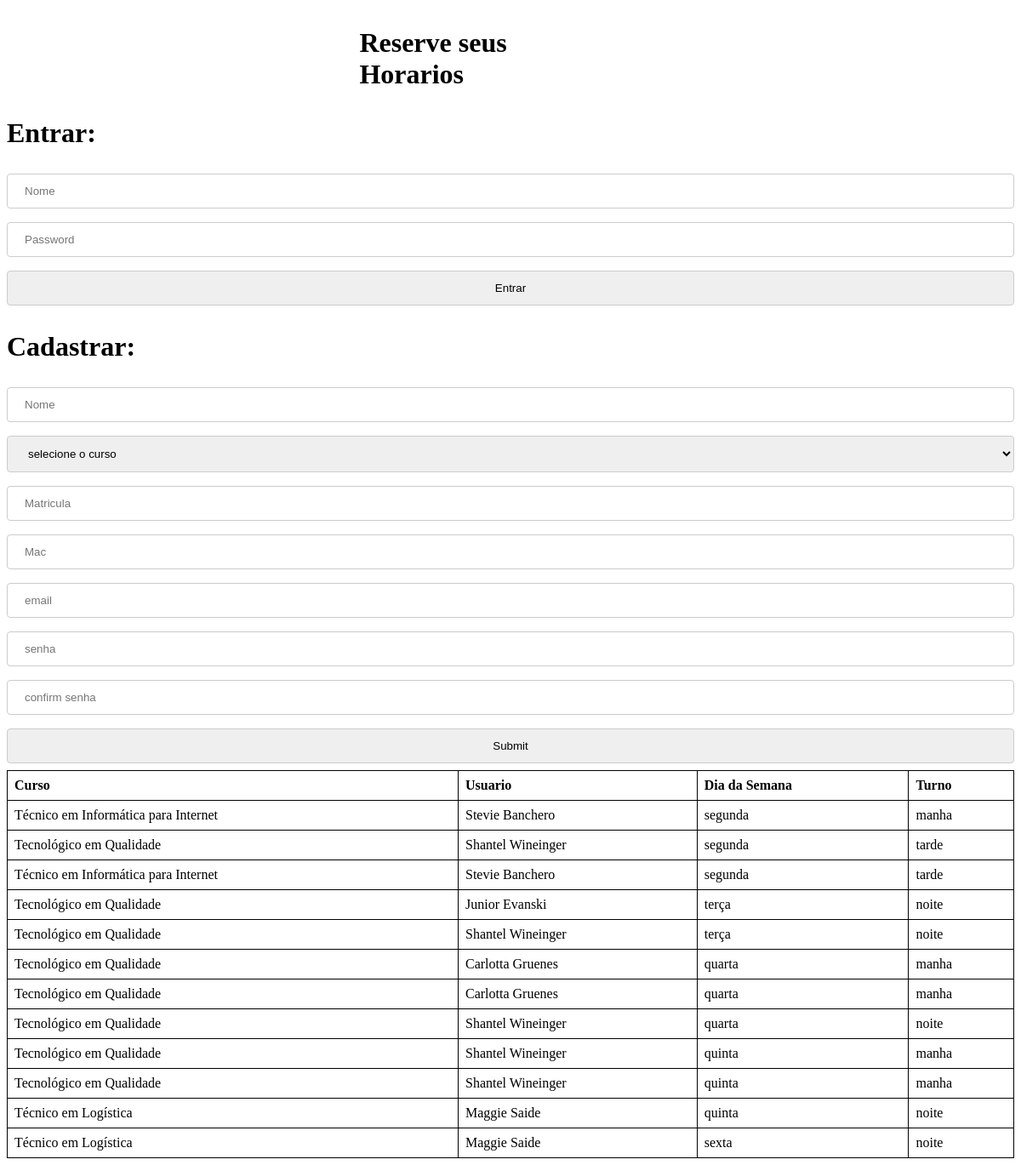
The page / on the database its author committed.
### tables this page shows
create table reservas (
    id integer primary key auto_increment,
    usuario_id integer not null,
    dia_da_semana integer not null,  
    turno_id integer not null,

    foreign key (usuario_id) references usuarios(id),
    foreign key (turno_id) references turnos(id)
);

create table cursos (
    id integer primary key auto_increment,
    nome varchar(64)
);

create table usuarios (
    id integer primary key auto_increment,
    nome varchar(128) not null,
    curso_id integer not null,
    matricula varchar(32) not null,
    mac varchar(32),  
    email varchar(128) not null,
    senha varchar(128) not null,

    foreign key (curso_id) references cursos(id)
);

create table turnos (
    id integer primary key auto_increment,
    nome varchar(32),
    hora_inicial varchar(16),
    hora_final varchar(16)
);

### init.php (called while the page is built, shortened)
<?php
	function logado(){
		return $_SESSION['logado']?? false;
	}
	function dias($el){
		$dias = [1 => 'segunda', 2 => 'terça', 3 => 'quarta', 4 => 'quinta', 5 => 'sexta'];
		return $dias[$el];
}
?>

### index.php (the view, shortened to what this page needs)
<?php
include 'init.php';
include 'connect.php';
	$os = $con -> prepare(" SELECT cursos.nome as curso, usuarios.id as usuario_id, usuarios.nome as usuario_nome,reservas.dia_da_semana,turnos.nome as turno_nome,reservas.id as id
    FROM reservas JOIN usuarios ON usuarios.id = reservas.usuario_id JOIN turnos ON turnos.id = reservas.turno_id JOIN cursos ON cursos.id = usuarios.curso_id
    ORDER BY reservas.dia_da_semana,turnos.hora_inicial,usuarios.nome");
	$os -> execute();
	$on = $os->fetchAll();
	$temp = $con -> prepare ("SELECT * FROM turnos");
	$temp -> execute();
	$poster = $temp -> fetchAll();
?>
 <!DOCTYPE html>
 <html lang="en">
 <head>
 	<link rel="stylesheet" href="css/index.css">
 </head>
 <body>
 	<h3>Reserve seus Horarios</h3>
	<?php if(logado()): ?>
 		<div class="reserva.php">
			<form id="" action="reserva.php" method="POST">
				<select name="dia_da_semana">
				<option value=""selected>Escolha o dia da Semana</option>
				<option value="0">Domingo</option>
				<option value="1">Segunda-Feira</option>
				<option value="2">Terça-Feira</option>
				<option value="3">Quarta-Feira</option>
				<option value="4">Quinta-Feira</option>
				<option value="5">Sexta-Feira</option>
				<option value="6">Sábado</option>
				</select>
				<select name="turnos_id">
				<option value="" selected>Selecione um turno</option>
			   <?php foreach ($poster as $os):?>
			   <option value="<?= $os['id']?>"><?=$os['nome']?></option>
			   <?php endforeach?>
				<input type="submit" name="" value="Adicionar" >
			</form>
		</div>
	<?php else:?>
		<div class="login">
		<h1>Entrar:</h1>
			<form id="login" action="login.php" method="POST">
				<input class="ipt" type="text" name="nome" placeholder="Nome" maxlength="50">
				<input class="ipt" type="password" name="senha" placeholder="Password" maxlength="9">
				<input type="submit" name="Entrar" value="Entrar">
			</form>
		</div>
		<div class="cadastrar">
			<h1>Cadastrar:</h1>
			<form action="cadastrar.php" method="POST">
			<input type="text" name="nome" placeholder="Nome">
			<select name="cursos" id="cell">
			<option value="" selected>selecione o curso</option>
			</select>
			<input type="text" name="matricula" placeholder="Matricula">
			<input type="text" name="mac"placeholder="Mac">
			<input type="email" name="email"placeholder="email">
			<input type="password" name="senha"placeholder="senha">
			<input type="password"name="senha2"placeholder="confirm senha">
			<input type="submit" name="Cadastrar">
			</form>
		</div>
 	<?php endif ?>
 	<table>
 		<thead>
 			<tr>
 				<th>Curso</th>
 				<th>Usuario</th>
				 <th>Dia da Semana</th>
				 <th> Turno </th>
 			</tr>
 		</thead>
 		<tbody>
 			<?php foreach($on as $ender): ?>
			 <tr>
				<td><?= $ender['curso'] ?></td>
 				<td><?= $ender['usuario_nome'] ?></td>
 				<td><?= dias($ender['dia_da_semana'] )?></td>
 				<td><?= $ender['turno_nome'] ?></td>
 			</tr>
 			<?php endforeach ?>
		</tbody>
 	</table>
 </body>
 </html>

### css/index.css (style rules this page uses)
input[type=text],[type=password],[type=email],[type=submit] ,select { width: 100%; padding: 12px 20px; margin: 8px 0; display: inline-block; border: 1px solid #ccc; border-radius: 4px; box-sizing: border-box; }
h3 { font-size: 2em; margin-left: 35%; margin-right: 40%; }
table { border-collapse: collapse; width: 100%; }
th, td { border: 1px solid black; padding: 8px; text-align: left; }

### rows shown on the page
reservas: cursos.nome "Técnico em Informática para Internet", usuario.nome "Stevie Banchero", dia_da_semana "segunda", turno.nome "manha"
reservas: cursos.nome "Tecnológico em Qualidade", usuario.nome "Shantel Wineinger", dia_da_semana "segunda", turno.nome "tarde"
reservas: cursos.nome "Técnico em Informática para Internet", usuario.nome "Stevie Banchero", dia_da_semana "segunda", turno.nome "tarde"
reservas: cursos.nome "Tecnológico em Qualidade", usuario.nome "Junior Evanski", dia_da_semana "terça", turno.nome "noite"
reservas: cursos.nome "Tecnológico em Qualidade", usuario.nome "Shantel Wineinger", dia_da_semana "terça", turno.nome "noite"
reservas: cursos.nome "Tecnológico em Qualidade", usuario.nome "Carlotta Gruenes", dia_da_semana "quarta", turno.nome "manha"
reservas: cursos.nome "Tecnológico em Qualidade", usuario.nome "Carlotta Gruenes", dia_da_semana "quarta", turno.nome "manha"
reservas: cursos.nome "Tecnológico em Qualidade", usuario.nome "Shantel Wineinger", dia_da_semana "quarta", turno.nome "noite"
reservas: cursos.nome "Tecnológico em Qualidade", usuario.nome "Shantel Wineinger", dia_da_semana "quinta", turno.nome "manha"
reservas: cursos.nome "Tecnológico em Qualidade", usuario.nome "Shantel Wineinger", dia_da_semana "quinta", turno.nome "manha"
reservas: cursos.nome "Técnico em Logística", usuario.nome "Maggie Saide", dia_da_semana "quinta", turno.nome "noite"
reservas: cursos.nome "Técnico em Logística", usuario.nome "Maggie Saide", dia_da_semana "sexta", turno.nome "noite"
